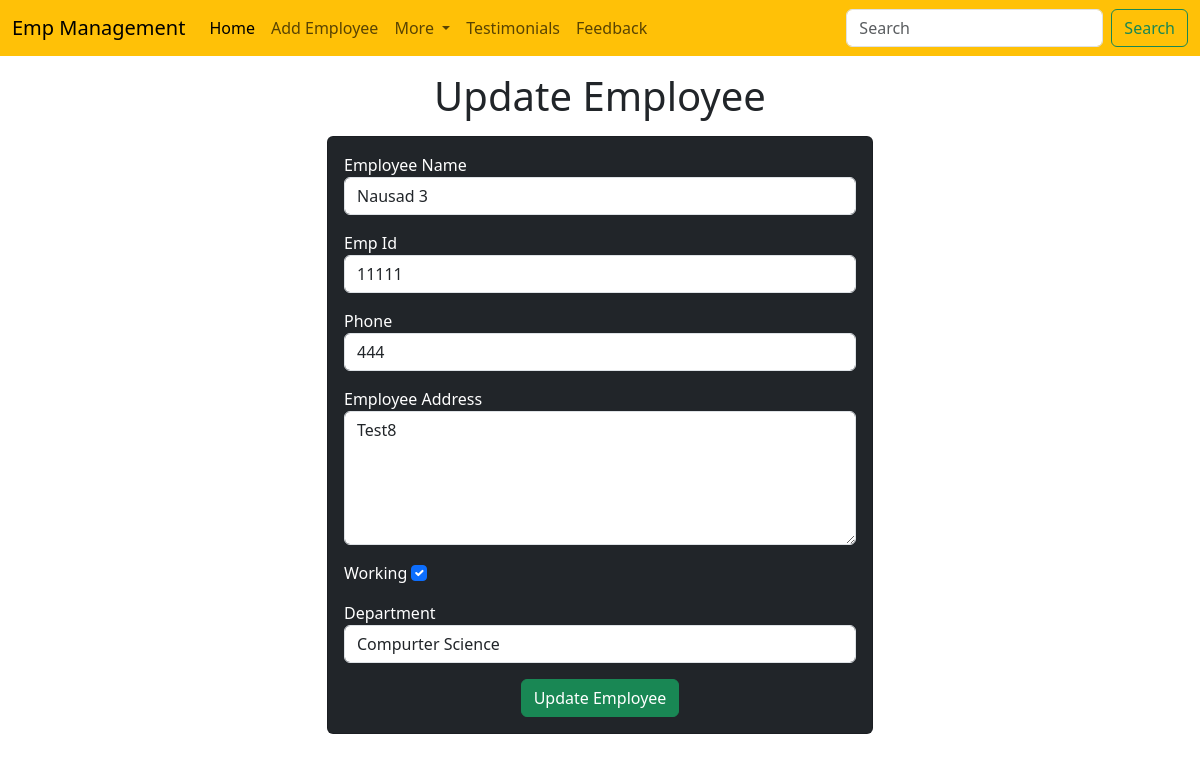
The page /emp/update-emp/8 on the database its author committed.
### emp/models.py (models this page shows)
class Emp(models.Model):
    name=models.CharField(max_length=200)
    emp_id=models.IntegerField(max_length=200)
    phone=models.IntegerField(max_length=10)
    address=models.CharField(max_length=150)
    working=models.BooleanField(default=True)
    department=models.CharField(max_length=20)

### emp/views.py (the view)
# urls.py: path("update-emp/<int:emp_id>",update_emp),
def update_emp(request,emp_id):
     emp=Emp.objects.get(pk=emp_id)
     return render(request,"emp/update_emp.html",{'emp':emp})

### templates/emp/update_emp.html (shortened to what this page needs)
<!doctype html>
<html lang="en">
  <head>
    <link href="https://cdn.jsdelivr.net/npm/bootstrap@5.3.1/dist/css/bootstrap.min.css" rel="stylesheet">
  </head>
  <body>
    {% include 'emp/navbar.html' %}
    <h1 class="text-center my-3">Update Employee</h1>
    <div class="container">
        <div class="row">
            <div class="col-md-6 offset-md-3">
                <div class="card bg-dark text-white">
                    <div class="card-body">
                        <form action="/emp/do-update-emp/{{emp.id}}" method='POST'>
                            <div class="mb-3">
                                <label for="name">Employee Name</label>
                                <input id='name' type="text" class="form-control" placeholder='Enter Emp Name' name="emp_name" value="{{emp.name}}">
                            </div>
                            <div class="mb-3">
                                <label for="id">Emp Id</label>
                                <input id='id' type="text" class="form-control" placeholder='Enter Emp ID' name="emp_id" value="{{emp.emp_id}}">
                            </div>
                            <div class="mb-3">
                                <label for="phone">Phone</label>
                                <input id='phone' type="text" class="form-control" placeholder='Enter Phone' name="emp_phone" value="{{emp.phone}}">
                            </div>
                            <div class="mb-3">
                                <label for="address">Employee Address</label>
                                <textarea id="address" rows="5" class="form-control" name="emp_address">{{emp.address}}</textarea>
                            </div>
                            <div class="mb-3">
                                <label for="working">Working</label>
                                <input id="working" type="checkbox" class="form-check-input" name="emp_working" {% if emp.working %} checked {% endif %}>
                            </div>
                            <div class="mb-3">
                                <label for="department">Department</label>
                                <select id="department" class="form-control" name="emp_department" value="{{emp.department}}">
                                    <option value="CSE">Compurter Science</option>
                                </select>
                            </div>
                            <div class='text-center'>
                                <button class="btn btn-success">
                                    Update Employee
                                </button>
                            </div>
                        </form>
                    </div>
                </div>
            </div>
        </div>
    </div>
  </body>
</html>

### rows shown on the page
Emp: emp_name "Nausad 3", emp_id "11111", emp_phone "444", emp_address "Test8", working "☑", emp_department "Compurter Science"
